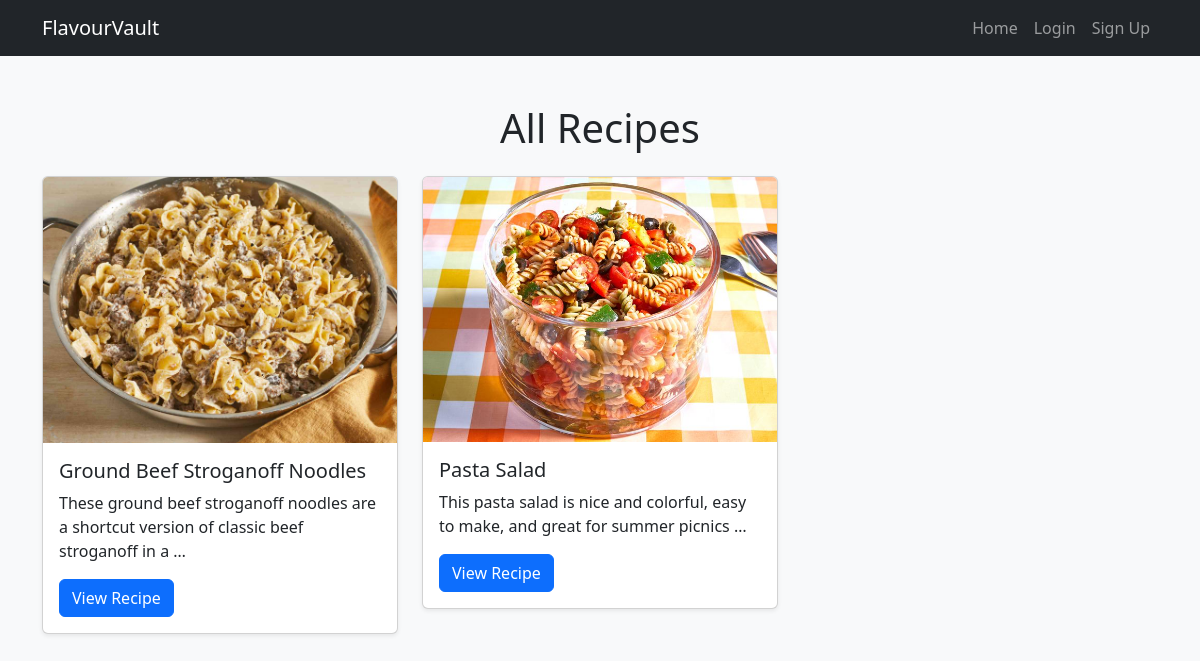
The app's page /recipes/ with its own data.
### recipes/models.py (models this page shows, shortened)
class Recipe(models.Model):
    title = models.CharField(max_length=255)
    description = models.TextField()
    instructions = models.TextField()
    image = models.ImageField(upload_to='recipe_images/', null=True, blank=True)
    author = models.ForeignKey(User, on_delete=models.CASCADE)
    category = models.ForeignKey(Category, on_delete=models.SET_NULL, null=True)
    difficulty = models.CharField(
        max_length=10, choices=[("Easy", "Easy"), ("Medium", "Medium"), ("Hard", "Hard")]
    )
    created_at = models.DateTimeField(auto_now_add=True)

### recipes/views.py (the view)
# urls.py: path('recipes/', recipes_page, name='recipes_page'),
def recipes_page(request):
    recipes = Recipe.objects.all()
    return render(request, "recipes.html", {"recipes": recipes})

### templates/recipes.html (shortened to what this page needs)
{% load static %}
<!DOCTYPE html>
<html lang="en">
<head>
    <link href="https://cdn.jsdelivr.net/npm/bootstrap@5.3.0/dist/css/bootstrap.min.css" rel="stylesheet">
</head>
<body class="bg-light">
    <nav class="navbar navbar-expand-lg navbar-dark bg-dark">
        <div class="container">
            <a class="navbar-brand" href="/">FlavourVault</a>
            <div class="collapse navbar-collapse" id="navbarNav">
                <ul class="navbar-nav ms-auto">
                    {% if user.is_authenticated %}
                        <li class="nav-item"><a class="nav-link" href="{% url 'home' %}">Home</a></li>
                        <li class="nav-item"><a class="nav-link" href="{% url 'recipes:account_page' %}">Account</a></li>
                        <li class="nav-item"><a class="nav-link" href="{% url 'account_logout' %}">Logout</a></li>
                    {% else %}
                        <li class="nav-item"><a class="nav-link" href="{% url 'home' %}">Home</a></li>
                        <li class="nav-item"><a class="nav-link" href="{% url 'account_login' %}">Login</a></li>
                        <li class="nav-item"><a class="nav-link" href="{% url 'account_signup' %}">Sign Up</a></li>
                    {% endif %}
                </ul>
            </div>
            </div>
    </nav>
    <div class="container mt-5">
        <h1 class="text-center mb-4">All Recipes</h1>
        <div class="row">
            {% for recipe in recipes %}
            <div class="col-md-4">
                <div class="card shadow-sm mb-4">
                    {% if recipe.image %}
                        <img src="{{ recipe.image.url }}" class="card-img-top" alt="{{ recipe.title }}">
                    {% else %}
                        <img src="{% static 'images/default_recipe.jpg' %}" class="card-img-top" alt="No Image Available">
                    {% endif %}
                    <div class="card-body">
                        <h5 class="card-title">{{ recipe.title|truncatechars:40 }}</h5>
                        <p class="card-text">{{ recipe.description|truncatewords:15 }}</p>
                        <a href="{% url 'recipes:recipe_detail_page' recipe.id %}" class="btn btn-primary">View Recipe</a>
                    </div>
                </div>
            </div>
            {% empty %}
            <p class="text-center">No recipes available.</p>
            {% endfor %}
        </div>
    </div>
</body>
</html>

### records on screen
Recipe: image (picture), title "Ground Beef Stroganoff Noodles", description "These ground beef stroganoff noodles are a shortcut version of classic beef stroganoff in a …"
Recipe: image (picture), title "Pasta Salad", description "This pasta salad is nice and colorful, easy to make, and great for summer picnics …"
